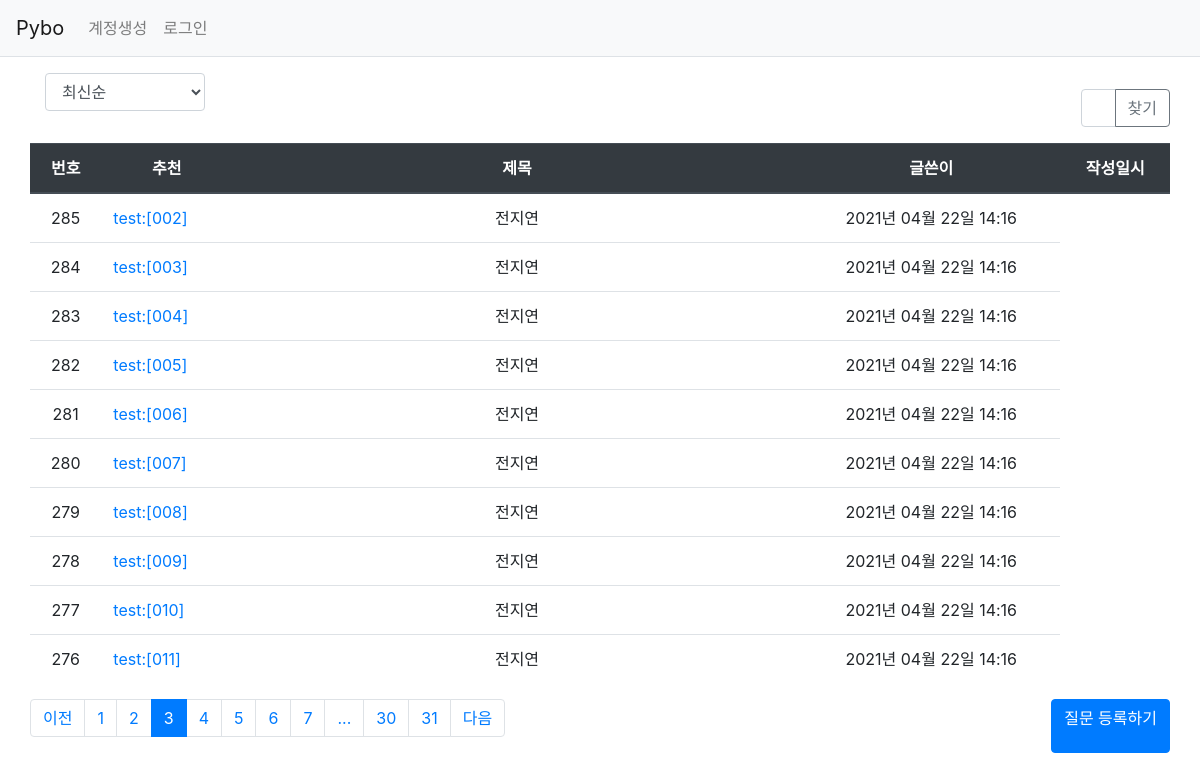
Screenshot of /question/list/?page=3 with the database file from the repository.
### pybo/models.py (models this page shows)
class Question(db.Model):
    id = db.Column(db.Integer, primary_key=True)
    subject = db.Column(db.String(200), nullable=False)
    content = db.Column(db.Text(), nullable=False)
    create_date = db.Column(db.DateTime(), nullable=False)
    user_id = db.Column(db.Integer, db.ForeignKey('user.id', ondelete='CASCADE'), nullable=False)
    user = db.relationship('User', backref=db.backref('question_set'))
    modify_date = db.Column(db.DateTime(), nullable=True) # 수정 날짜 확인
    voter = db.relationship('User', secondary=question_voter, backref=db.backref('question_voter_set'))

class User(db.Model):
    id = db.Column(db.Integer, primary_key=True)
    username = db.Column(db.String(150), unique=True, nullable=False)
    password = db.Column(db.String(200), nullable=False)
    email = db.Column(db.String(120), unique=True, nullable=False)

### pybo/views/question_views.py (the view, shortened to what this page needs)
@bp.route('/list/')
def _list():
    page = request.args.get('page', type=int, default=1)
    print('page',page)
    print('function _list')
    kw = request.args.get('kw', type=str, default='')
    so = request.args.get('so', type=str, default='recent')
    if so == 'recommend':
        sub_query = db.session.query(question_voter.c.question_id, func.count('*').label('num_voter')) \
            .group_by(question_voter.c.question_id).subquery()
        question_list = Question.query \
            .outerjoin(sub_query, Question.id == sub_query.c.question_id) \
            .order_by(sub_query.c.num_voter.desc(), Question.create_date.desc())
    elif so == 'popular':
        sub_query = db.session.query(Answer.question_id, func.count('*').label('num_answer')) \
            .group_by(Answer.question_id).subquery()
        question_list = Question.query \
            .outerjoin(sub_query, Question.id == sub_query.c.question_id) \
            .order_by(sub_query.c.num_answer.desc(), Question.create_date.desc())
    else:  # recent
        question_list = Question.query.order_by(Question.create_date.desc())
    question_list = question_list.paginate(page, per_page=10)
    return render_template('question/question_list.html', question_list=question_list, page=page, kw=kw, so=so)

### pybo/filter.py (called while the page is built)
def format_datetime(value, fmt='%Y년 %m월 %d일 %H:%M'):
    return value.strftime(fmt)

### pybo/views/auth_views.py (called while the page is built)
@bp.before_app_request
def load_logged_in_user():
    user_id = session.get('user_id')
    if user_id is None:
        g.user = None
    else:
        g.user = User.query.get(user_id)

### pybo/templates/question/question_list.html (shortened to what this page needs)
{% extends 'base.html' %}
{% block content %}
<div class="container my-3">
    <div class="row justify-content-between my-3">
        <div class="col-2">
            <select class="form-control so">
                <option value="recent" {% if so=='recent' %}selected{% endif %}>최신순</option>
            </select>
        </div>
    <div class="row justify-content-end my-3">
        <div class="col-4 input-group">
            <input type="text" class="form-control kw" value="{{ kw or '' }}">
            <div class="input-group-append">
                <button class="btn btn-outline-secondary" type="button" id="btn_search">찾기</button>
            </div>
        </div>
    </div>
    <table class="table">
        <thead>
            <tr class="text-center thead-dark">
            <th>번호</th>
            <th>추천</th>
            <th style="width:50%">제목</th>
            <th>글쓴이</th>
            <th>작성일시</th>
        </tr>
        </thead>
        <tbody>
        {% if question_list %}
        {% for question in question_list.items %}
        <tr class="text-center">
            <td>{{ question_list.total - ((question_list.page-1) * question_list.per_page) - loop.index0 }}</td>
            <td class="text-left">
                <a href="{{ url_for('question.detail', question_id=question.id) }}">{{ question.subject }}</a>
            </td>
            <td>{{ question.user.username }}</td>
            <td>{{ question.create_date|datetime }}</td>
        </tr>
        {% endfor %}
        {% else %}
        <tr>
            <td colspan="3">질문이 없습니다.</td>
        </tr>
        {% endif %}
        </tbody>
    </table>
    <ul class="pagination justify-content-center">
        {% if question_list.has_prev %}
        <li class="page-item">
            <a class="page-link" data-page="{{ question_list.prev_num }}" href="#">이전</a>
        </li>
        {% else %}
        <li class="page-item disabled">
            <a class="page-link" tabindex="-1" aria-disabled="true" href="#">이전</a>
        </li>
        {% endif %}
        {% for page_num in question_list.iter_pages() %}
            {% if page_num %}
                {% if page_num != question_list.page %}
                <li class="page-item">
                    <a class="page-link" data-page="{{ page_num }}" href="#">{{ page_num }}</a>
                </li>
                {% else %}
                <li class="page-item active" aria-current="page">
                    <a class="page-link" href="#">{{ page_num }}</a>
                </li>
                {% endif %}
           {% else %}
                <li class="disabled">
                    <a class="page-link" href="#">...</a>
                </li>
           {% endif %}
        {% endfor %}
        {% if question_list.has_next %}
        <li class="page-item">
            <a class="page-link" data-page="{{ question_list.next_num }}" href="#">다음</a>
        </li>
        {% else %}
        <li class="page-item disabled">
            <a class="page-link" tabindex="-1" aria-disabled="true" href="#">다음</a>
        </li>
        {% endif %}
    </ul>
    <a href="{{ url_for('question.create') }}" class="btn btn-primary">질문 등록하기</a>
</div>
{% endblock %}

### rows the page displays
Question: total "285", subject "test:[002]", user.username "전지연", create_date "2021년 04월 22일 14:16"
Question: total "284", subject "test:[003]", user.username "전지연", create_date "2021년 04월 22일 14:16"
Question: total "283", subject "test:[004]", user.username "전지연", create_date "2021년 04월 22일 14:16"
Question: total "282", subject "test:[005]", user.username "전지연", create_date "2021년 04월 22일 14:16"
Question: total "281", subject "test:[006]", user.username "전지연", create_date "2021년 04월 22일 14:16"
Question: total "280", subject "test:[007]", user.username "전지연", create_date "2021년 04월 22일 14:16"
Question: total "279", subject "test:[008]", user.username "전지연", create_date "2021년 04월 22일 14:16"
Question: total "278", subject "test:[009]", user.username "전지연", create_date "2021년 04월 22일 14:16"
Question: total "277", subject "test:[010]", user.username "전지연", create_date "2021년 04월 22일 14:16"
Question: total "276", subject "test:[011]", user.username "전지연", create_date "2021년 04월 22일 14:16"

### other values shown
{{ page_num }} "1" "2" "4" "5" "6" "7" "30" "31"
{{ page_num }} "3"
